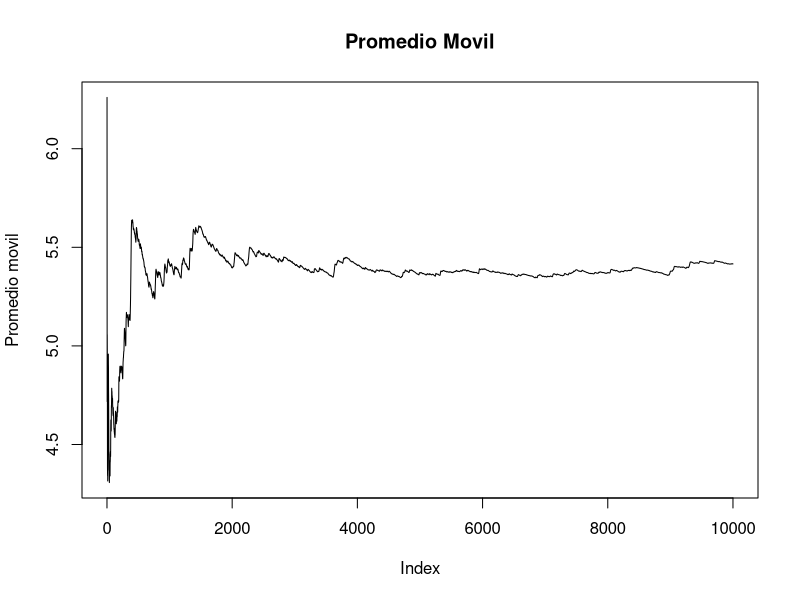

Source code (R):
o1 = 2
u1 = 5 
o2 = 1
u2 = 4
N <- 10000

tLlegada <- rnorm(N,u1,o1) #tiempo de llegada 
tServicio <- rnorm(N,u2,o2) #tiempo de servicio

#tLlegada[1]<-0 ; tServicio[1]<- 0 #ajustamos los tiempo inicial a cero.

tllCliente <- cumsum(tLlegada)#momento en el que llegada cada cliente.

tabla1 <- data.frame(tLlegada,tllCliente)#creamo una tabla para visualizar datos
tabla1

iniServicio <- rep (0,N); iniServicio[1]<- tllCliente[1]
finServicio <- rep (0,N); finServicio[1]<- iniServicio[1]+tServicio[1]

for (n in 2:N) {
  iniServicio[n]=max(tllCliente[n],finServicio[n-1])
  finServicio[n]=iniServicio[n]+tServicio[n]
}
tabla1 <- data.frame(tLlegada,tllCliente,iniServicio,tServicio,finServicio)#creamo una tabla para visualizar datos
tabla1

tEstadia <- finServicio - tllCliente

tabla1 <- data.frame(tLlegada,tllCliente,iniServicio,tServicio,finServicio,tEstadia)#creamo una tabla para visualizar datos
tabla1

promMovil <- rep(0,N); promMovil<- tEstadia[1];

for (n in 2:N) {
  pm <- tEstadia[1:n]
  promMovil[n] <- mean(pm) 
}

tabla1 <- data.frame(tLlegada,tllCliente,iniServicio,tServicio,finServicio,tEstadia,promMovil)#creamo una tabla para visualizar datos
tabla1

plot(promMovil,type= "l", ylab= "Promedio movil",main = "Promedio Movil")
